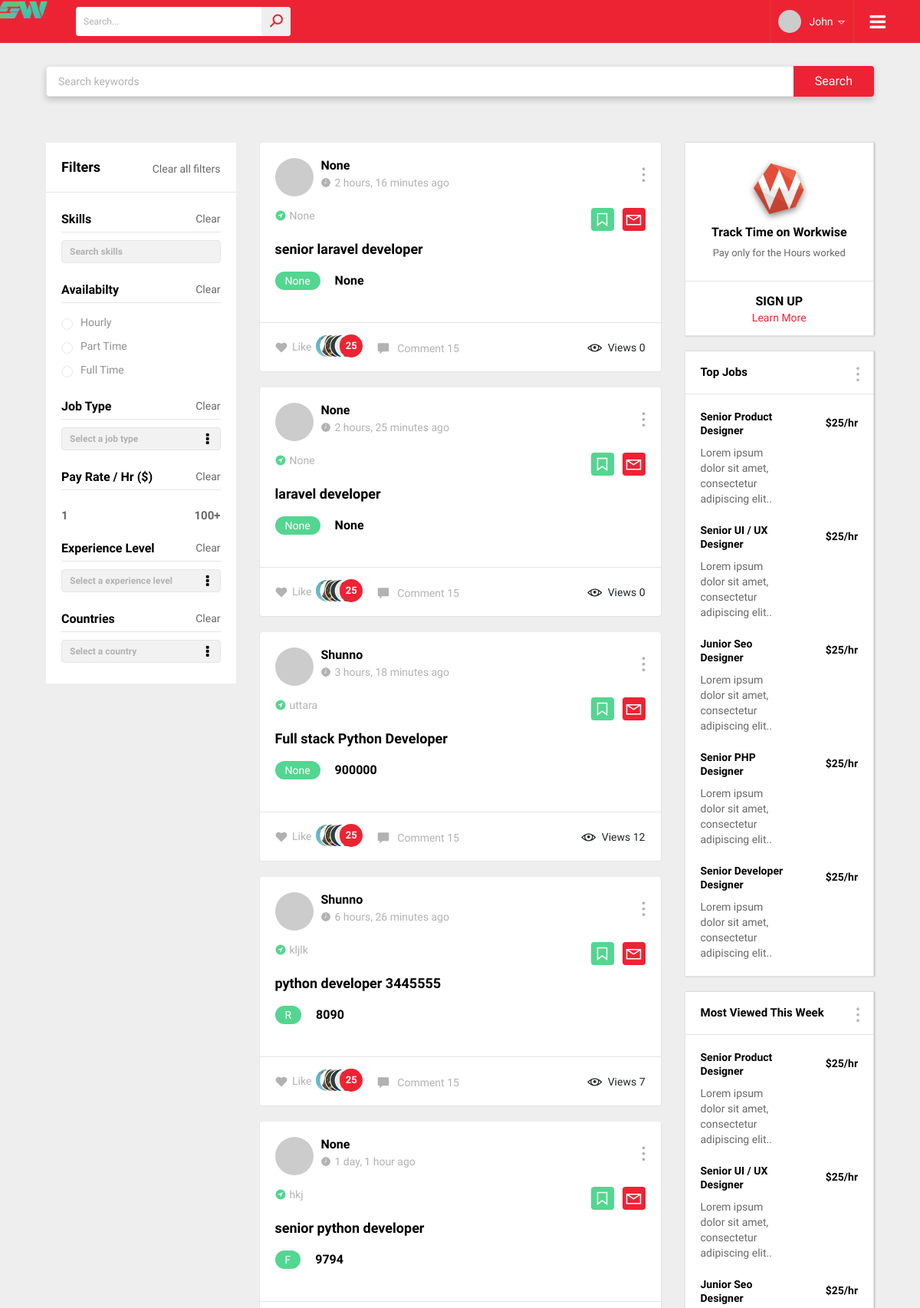
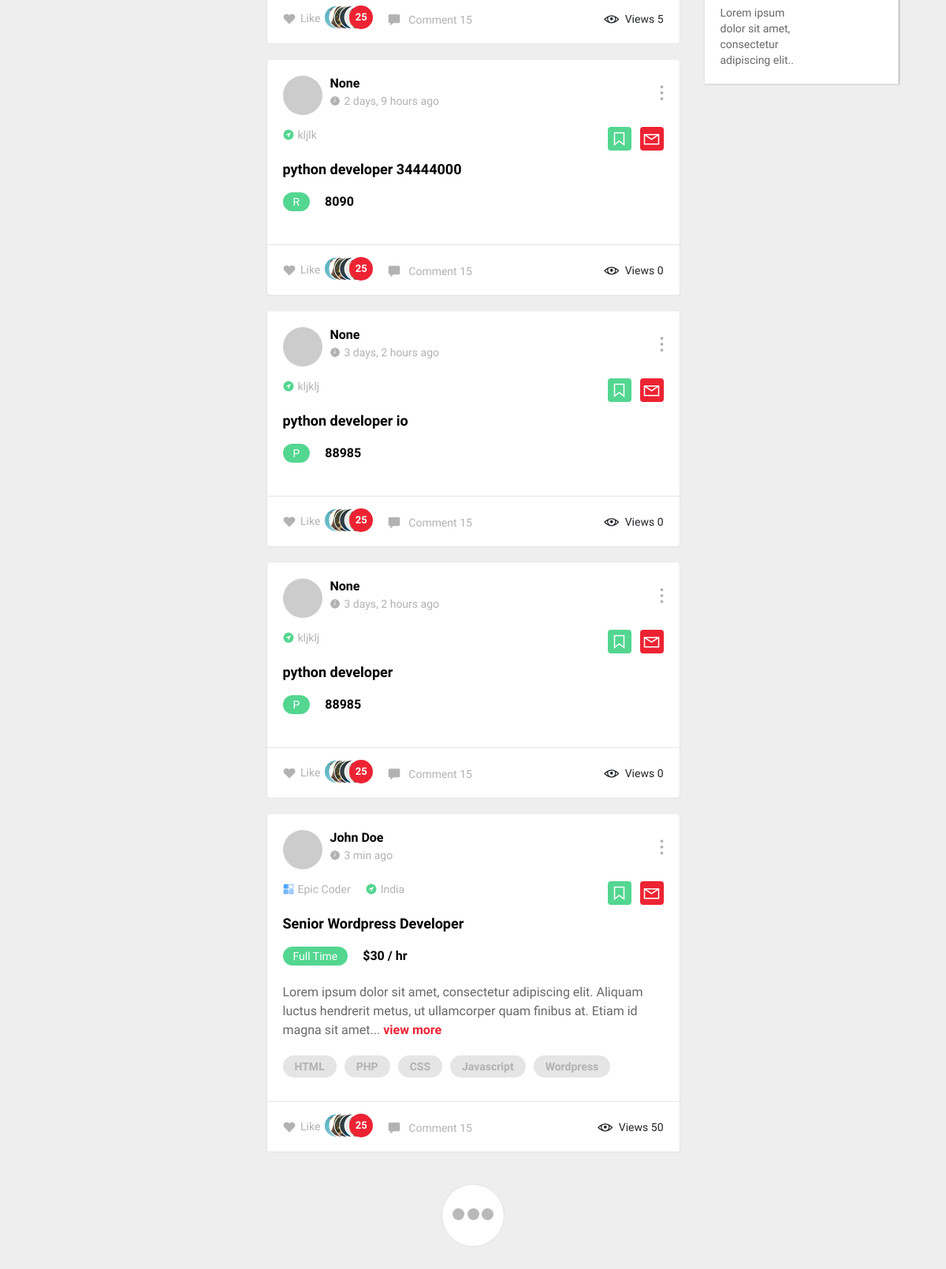
The page /job/list/ (signed in) on the database its author committed (2 pictures, top to bottom).
### Job/models.py (models this page shows, shortened)
class Job(models.Model):
    company               = models.ForeignKey(Company, on_delete=models.CASCADE, null=True, blank=True)
    position              = models.CharField(max_length=120)
    vacancy               = models.IntegerField(null=True, blank=True)
    job_context 	      = models.TextField(null=True, blank=True)#richtextfield
    job_responsibility    = models.TextField(null=True, blank=True)#richtextfield
    employment_status     = models.CharField(max_length=1, choices=EMPLOYMENT_STATUS_CHOICES, null=True, blank=True)
    educational_req       = models.TextField(null=True, blank=True)#richtextfield
    experience_req        = models.TextField(null=True, blank=True)#richtextfield
    additional_req        = models.TextField(null=True, blank=True)#richtextfield
    job_location          = models.CharField(max_length=150, null=True, blank=True)
    salaray               = models.IntegerField(null=True, blank=True)
    compensation          = models.TextField(null=True, blank=True)
    application_deadline  = models.DateField(auto_now=False, auto_now_add=False, null=True, blank=True)
    application_procedure = models.TextField(null=True, blank=True)
    publish_on     	 	  = models.DateTimeField(auto_now=True, auto_now_add=False)
    draft                 = models.BooleanField(default=False)
    slug                  = models.SlugField(unique=True, null=True, blank=True)
    category              = models.ForeignKey(Category, on_delete=models.CASCADE, null=True, blank=True)
    count                 = models.IntegerField(default=0)
    objects = JobPostManager()
    class Meta:
        ordering = ["-publish_on"]

### Company/models.py (models this page shows)
class Company(models.Model):
    user                   = models.OneToOneField(User, on_delete=models.CASCADE)
    slug                   = models.SlugField(unique=True, null=True, blank=True)
    company_name           = models.CharField(max_length=120)
    company_title          = models.CharField(max_length=120, null=True, blank=True)
    company_profile_image  = models.ImageField(upload_to=upload_location, null=True, blank=True)
    company_info           = models.TextField(null=True, blank=True)
    company_email          = models.EmailField()
    company_country        = models.CharField(max_length=20)
    company_address        = models.ForeignKey(Address, on_delete=models.CASCADE, null=True, blank=True)
    company_web_link       = models.URLField(max_length=200, null=True, blank=True)
    company_ratting        = models.DecimalField(max_digits=2, decimal_places=2, null=True, blank=True)
    company_review         = models.CharField(max_length=150, null=True, blank=True)
    profile_created        = models.DateTimeField(auto_now=True, auto_now_add=False)
    is_company             = models.BooleanField(default=True)
    def __str__(self):
        return str(self.user)
    class Meta:
        ordering = ["-profile_created"]

### Job/views.py (the view, shortened to what this page needs)
# urls.py: path('job/list/', job_list, name='job_list'),
def job_list(request):
	queryset_list = Job.objects.active() #.order_by("-timestamp")
	if request.user.is_staff or request.user.is_superuser:
		queryset_list = Job.objects.all()
	query = request.GET.get("q")
	paginator = Paginator(queryset_list, 8) # Show 25 contacts per page
	page_request_var = "page"
	page = request.GET.get(page_request_var)
	try:
		queryset = paginator.page(page)
	except PageNotAnInteger:
		queryset = paginator.page(1)
	except EmptyPage:
		queryset = paginator.page(paginator.num_pages)
	context = {
		"object_list": queryset,
		"page_request_var": page_request_var,
	}
	return render(request, "job/jobs.html", context)

### Job/models.py (called while the page is built)
    def not_draft(self):
        return self.filter(draft=True)

    def deadlined(self):
        return self.filter(application_deadline__lte=timezone.now()).not_draft()

    def get_queryset(self, *args, **kwargs):
        return JobPostQuerySet(self.model, using=self._db)

    def active(self, *args, **kwargs):
        return self.get_queryset().deadlined()

### templates/job/jobs.html (shortened to what this page needs)
{% extends "base.html" %}
{% load staticfiles %}
{% block content %}
<div class="search-sec">
	<div class="container">
		<div class="search-box">
			<form>
				<input type="text" name="search" placeholder="Search keywords">
				<button type="submit">Search</button>
			</form>
		</div>
	</div>
</div>
<main>
	<div class="main-section">
		<div class="container">
			<div class="main-section-data">
				<div class="row">
					<div class="col-lg-3">
						<div class="filter-secs">
							<div class="filter-heading">
								<h3>Filters</h3>
								<a href="#" title="">Clear all filters</a>
							</div>
							<div class="paddy">
								<div class="filter-dd">
									<div class="filter-ttl">
										<h3>Skills</h3>
										<a href="#" title="">Clear</a>
									</div>
									<form>
										<input type="text" name="search-skills" placeholder="Search skills">
									</form>
								</div>
								<div class="filter-dd">
									<div class="filter-ttl">
										<h3>Availabilty</h3>
										<a href="#" title="">Clear</a>
									</div>
									<ul class="avail-checks">
										<li>
											<label for="c1">
												<span></span>
											</label>
											<small>Hourly</small>
										</li>
										<li>
											<label for="c2">
												<span></span>
											</label>
											<small>Part Time</small>
										</li>
										<li>
											<label for="c3">
												<span></span>
											</label>
											<small>Full Time</small>
										</li>
									</ul>
								</div>
								<div class="filter-dd">
									<div class="filter-ttl">
										<h3>Job Type</h3>
										<a href="#" title="">Clear</a>
									</div>
									<form class="job-tp">
										<select>
											<option>Select a job type</option>
										</select>
										<i class="fa fa-ellipsis-v" aria-hidden="true"></i>
									</form>
								</div>
								<div class="filter-dd">
									<div class="filter-ttl">
										<h3>Pay Rate / Hr ($)</h3>
										<a href="#" title="">Clear</a>
									</div>
	                                <div class="rg-limit">
	                                	<h4>1</h4>
	                                	<h4>100+</h4>
	                                </div>
								</div>
								<div class="filter-dd">
									<div class="filter-ttl">
										<h3>Experience Level</h3>
										<a href="#" title="">Clear</a>
									</div>
									<form class="job-tp">
										<select>
											<option>Select a experience level</option>
										</select>
										<i class="fa fa-ellipsis-v" aria-hidden="true"></i>
									</form>
								</div>
								<div class="filter-dd">
									<div class="filter-ttl">
										<h3>Countries</h3>
										<a href="#" title="">Clear</a>
									</div>
									<form class="job-tp">
										<select>
											<option>Select a country</option>
										</select>
										<i class="fa fa-ellipsis-v" aria-hidden="true"></i>
									</form>
								</div>
							</div>
						</div>
					</div>
					<div class="col-lg-6">
						<div class="main-ws-sec">
							<div class="posts-section">
								{% for obj in object_list %}
								<div class="post-bar">
									<div class="post_topbar">
										<div class="usy-dt">
											<img src="http://via.placeholder.com/50x50" alt="">
											<div class="usy-name">
												<h3>{{obj.company}}</h3>
												<span><img src="images/clock.png" alt="">{{obj.publish_on|timesince}} ago</span>
											</div>
										</div>
										<div class="ed-opts">
											<a href="#" title="" class="ed-opts-open"><i class="la la-ellipsis-v"></i></a>
										</div>
									</div>
									<div class="epi-sec">
										<ul class="descp">
											<li><img src="images/icon9.png" alt=""><span>{{obj.job_location}}</span></li>
										</ul>
										<ul class="bk-links">
											<li><a href="#" title=""><i class="la la-bookmark"></i></a></li>
											<li><a href="#" title=""><i class="la la-envelope"></i></a></li>
										</ul>
									</div>
									<div class="job_descp">
										<h3>{{obj.position}}</h3>
										<ul class="job-dt">
											<li><a href="#" title="">{{obj.employment_status}}</a></li>
											<li><span>{{obj.salaray}}</span></li>
										</ul>
									</div>
									<div class="job-status-bar">
										<ul class="like-com">
											<li>
												<a href="#"><i class="la la-heart"></i> Like</a>
												<img src="images/liked-img.png" alt="">
												<span>25</span>
											</li>
											<li><a href="#" title="" class="com"><img src="images/com.png" alt=""> Comment 15</a></li>
										</ul>
										<a><i class="la la-eye"></i>Views {{obj.count}}</a>
									</div>
								</div>
								{% endfor %}
								<div class="posty">
									<div class="post-bar no-margin">
										<div class="post_topbar">
											<div class="usy-dt">
												<img src="http://via.placeholder.com/50x50" alt="">
												<div class="usy-name">
													<h3>John Doe</h3>
													<span><img src="images/clock.png" alt="">3 min ago</span>
												</div>
											</div>
											<div class="ed-opts">
												<a href="#" title="" class="ed-opts-open"><i class="la la-ellipsis-v"></i></a>
											</div>
										</div>
										<div class="epi-sec">
											<ul class="descp">
												<li><img src="images/icon8.png" alt=""><span>Epic Coder</span></li>
												<li><img src="images/icon9.png" alt=""><span>India</span></li>
											</ul>
											<ul class="bk-links">
												<li><a href="#" title=""><i class="la la-bookmark"></i></a></li>
												<li><a href="#" title=""><i class="la la-envelope"></i></a></li>
											</ul>
										</div>
										<div class="job_descp">
											<h3>Senior Wordpress Developer</h3>
											<ul class="job-dt">
												<li><a href="#" title="">Full Time</a></li>
												<li><span>$30 / hr</span></li>
											</ul>
											<p>Lorem ipsum dolor sit amet, consectetur adipiscing elit. Aliquam luctus hendrerit metus, ut ullamcorper quam finibus at. Etiam id magna sit amet... <a href="#" title="">view more</a></p>
											<ul class="skill-tags">
												<li><a href="#" title="">HTML</a></li>
												<li><a href="#" title="">PHP</a></li>
												<li><a href="#" title="">CSS</a></li>
												<li><a href="#" title="">Javascript</a></li>
												<li><a href="#" title="">Wordpress</a></li>
											</ul>
										</div>
										<div class="job-status-bar">
											<ul class="like-com">
												<li>
													<a href="#"><i class="la la-heart"></i> Like</a>
													<img src="images/liked-img.png" alt="">
													<span>25</span>
												</li>
												<li><a href="#" title="" class="com"><img src="images/com.png" alt=""> Comment 15</a></li>
											</ul>
											<a><i class="la la-eye"></i>Views 50</a>
										</div>
									</div>
								</div>
								<div class="process-comm">
									<div class="spinner">
										<div class="bounce1"></div>
										<div class="bounce2"></div>
										<div class="bounce3"></div>
									</div>
								</div>
							</div>
						</div>
					</div>
					<div class="col-lg-3">
						<div class="right-sidebar">
							<div class="widget widget-about">
								<img src="images/wd-logo.png" alt="">
								<h3>Track Time on Workwise</h3>
								<span>Pay only for the Hours worked</span>
								<div class="sign_link">
									<h3><a href="#" title="">Sign up</a></h3>
									<a href="#" title="">Learn More</a>
								</div>
							</div>
							<div class="widget widget-jobs">
								<div class="sd-title">
									<h3>Top Jobs</h3>
									<i class="la la-ellipsis-v"></i>
								</div>
								<div class="jobs-list">
									<div class="job-info">
										<div class="job-details">
											<h3>Senior Product Designer</h3>
											<p>Lorem ipsum dolor sit amet, consectetur adipiscing elit..</p>
										</div>
										<div class="hr-rate">
											<span>$25/hr</span>
										</div>
									</div>
									<div class="job-info">
										<div class="job-details">
											<h3>Senior UI / UX Designer</h3>
											<p>Lorem ipsum dolor sit amet, consectetur adipiscing elit..</p>
										</div>
										<div class="hr-rate">
											<span>$25/hr</span>
										</div>
									</div>
									<div class="job-info">
										<div class="job-details">
											<h3>Junior Seo Designer</h3>
											<p>Lorem ipsum dolor sit amet, consectetur adipiscing elit..</p>
										</div>
										<div class="hr-rate">
											<span>$25/hr</span>
										</div>
									</div>
									<div class="job-info">
										<div class="job-details">
											<h3>Senior PHP Designer</h3>
											<p>Lorem ipsum dolor sit amet, consectetur adipiscing elit..</p>
										</div>
										<div class="hr-rate">
											<span>$25/hr</span>
										</div>
									</div>
									<div class="job-info">
										<div class="job-details">
											<h3>Senior Developer Designer</h3>
											<p>Lorem ipsum dolor sit amet, consectetur adipiscing elit..</p>
										</div>
										<div class="hr-rate">
											<span>$25/hr</span>
										</div>
									</div>
								</div>
							</div>
							<div class="widget widget-jobs">
								<div class="sd-title">
									<h3>Most Viewed This Week</h3>
									<i class="la la-ellipsis-v"></i>
								</div>
								<div class="jobs-list">
									<div class="job-info">
										<div class="job-details">
											<h3>Senior Product Designer</h3>
											<p>Lorem ipsum dolor sit amet, consectetur adipiscing elit..</p>
										</div>
										<div class="hr-rate">
											<span>$25/hr</span>
										</div>
									</div>
									<div class="job-info">
										<div class="job-details">
											<h3>Senior UI / UX Designer</h3>
											<p>Lorem ipsum dolor sit amet, consectetur adipiscing elit..</p>
										</div>
										<div class="hr-rate">
											<span>$25/hr</span>
										</div>
									</div>
									<div class="job-info">
										<div class="job-details">
											<h3>Junior Seo Designer</h3>
											<p>Lorem ipsum dolor sit amet, consectetur adipiscing elit..</p>
										</div>
										<div class="hr-rate">
											<span>$25/hr</span>
										</div>
									</div>
								</div>
							</div>
						</div>
					</div>
				</div>
			</div>
		</div>
	</div>
</main>
{% endblock content %}

### static/css/responsive.css (style rules this page uses)
@media (max-width: 1200px) { .widget-about h3 { font-size: 16px; } }
@media (max-width: 1200px) { .widget-about span { font-size: 13px; } }
@media (max-width: 1200px) { .job-details { width: 112px; } }
@media (max-width: 1200px) { .job-details h3 { line-height: 18px; } }
@media (max-width: 1200px) { .sd-title h3 { font-size: 15px; } }
@media (max-width: 1200px) { .hr-rate { margin-top: 10px; } }
@media (max-width: 1200px) { .filter-secs { margin-bottom: 40px; } }

### rows shown on the page
Job: company "None", publish_on "2 hours, 16 minutes", job_location "None", position "senior laravel developer", employment_status "None", salaray "None", count "0"
Job: company "None", publish_on "2 hours, 25 minutes", job_location "None", position "laravel developer", employment_status "None", salaray "None", count "0"
Job: company "Shunno", publish_on "3 hours, 18 minutes", job_location "uttara", position "Full stack Python Developer", employment_status "None", salaray "900000", count "12"
Job: company "Shunno", publish_on "6 hours, 26 minutes", job_location "kljlk", position "python developer 3445555", employment_status "R", salaray "8090", count "7"
Job: company "None", publish_on "1 day, 1 hour", job_location "hkj", position "senior python developer", employment_status "F", salaray "9794", count "5"
Job: company "None", publish_on "2 days, 9 hours", job_location "kljlk", position "python developer 34444000", employment_status "R", salaray "8090", count "0"
Job: company "None", publish_on "3 days, 2 hours", job_location "kljklj", position "python developer io", employment_status "P", salaray "88985", count "0"
Job: company "None", publish_on "3 days, 2 hours", job_location "kljklj", position "python developer", employment_status "P", salaray "88985", count "0"
